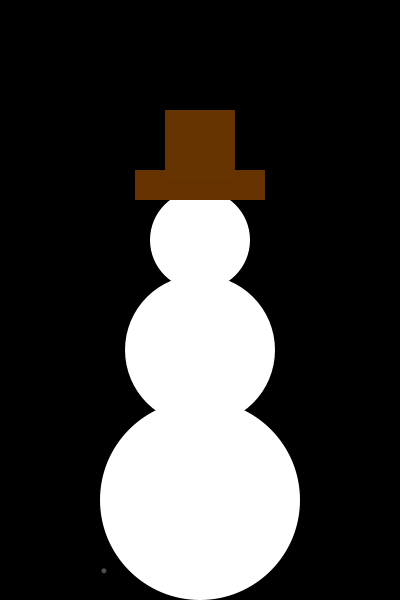
Frame 1 (no input)
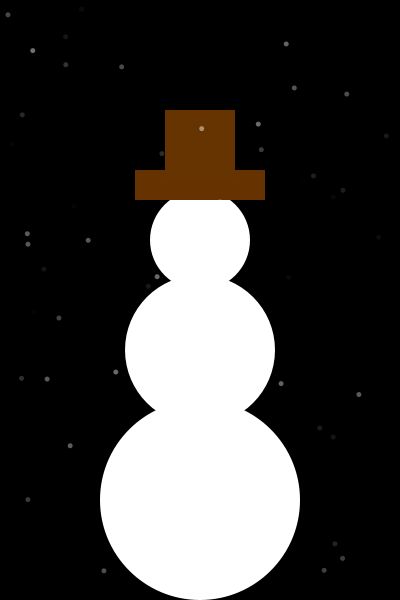
Frame 60 (the mouse pressed at the canvas centre just before this capture)
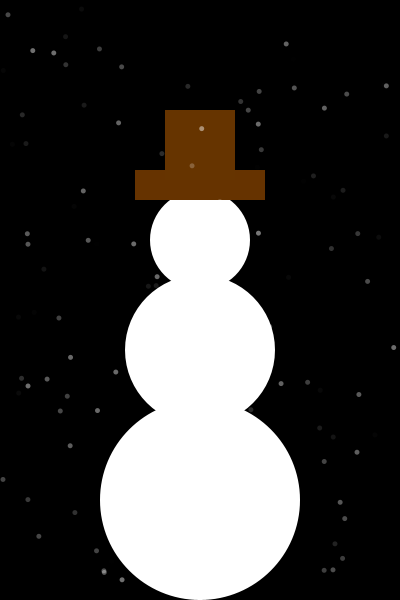
Frame 120 (the mouse held since frame 60 and released just before this capture)

The Processing sketch that drew these frames (run headless with seeded random() and noise(); from frame 60 on, the mouse is pressed at the canvas centre):

// Processing sketch: processing_124214
// ── processing_124214.pde

void setup()
{
  noStroke();
  size(400, 600);
  background(0, 0, 0);
  fill(255, 255, 255);
  ellipse(width/2, 500, 200, 200);

  ellipse(width/2, 350, 150, 150);

  ellipse(width/2, 240, 100, 100);

  fill(102, 51, 0);
  rect(135, 170, 130, 30);

  fill(102, 52, 0);
  rect(165, 110, 70, 70);
}

void draw()
{
  fill(255, 255, 255, random(120));
  noStroke();
  ellipse(random(400), random(600), 5, 5);
  
}

void mousePressed()
{
  fill(random(255), random(255), random(255));
  ellipse(mouseX, mouseY, 20,20);
}

//Meg Noordewier
